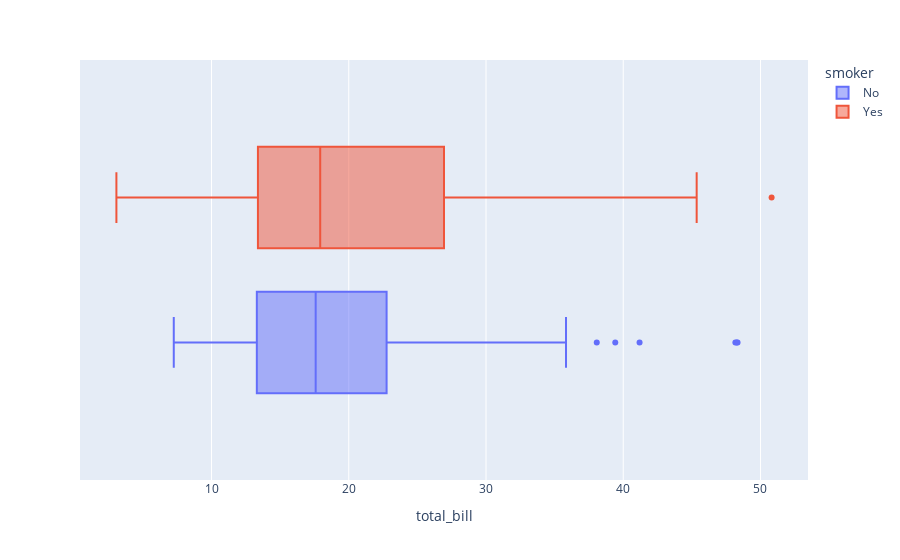

The notebook cell this image was saved under:
### Code cell
px.box(tips,'total_bill', color = 'smoker')

### Figure 1 — Plotly figure (JSON) as saved in the notebook; plotly's stock layout.template omitted (floating-point values rounded to 4 significant figures; data arrays with more than 128 entries replaced by an {"elided": "..."} marker saying what was removed)
{"data": [{"alignmentgroup": "True", "hovertemplate": "smoker=No<br>total_bill=%{x}<extra></extra>", "legendgroup": "No", "marker": {"color": "#636efa"}, "name": "No", "notched": false, "offsetgroup": "No", "orientation": "h", "showlegend": true, "type": "box", "x": {"elided": "151 float values"}, "x0": " ", "xaxis": "x", "y0": " ", "yaxis": "y"}, {"alignmentgroup": "True", "hovertemplate": "smoker=Yes<br>total_bill=%{x}<extra></extra>", "legendgroup": "Yes", "marker": {"color": "#EF553B"}, "name": "Yes", "notched": false, "offsetgroup": "Yes", "orientation": "h", "showlegend": true, "type": "box", "x": [45.35, 44.3, 50.81, 43.11, 40.55, 38.73, 40.17, 38.01, 32.83, 34.63, 34.65, 32.9, 31.85, 30.46, 30.06, 32.68, 30.14, 28.97, 28.44, 27.18, 28.15, 26.86, 27.28, 26.59, 24.27, 24.01, 28.17, 25.21, 25.89, 22.67, 25.28, 22.12, 23.1, 22.42, 21.01, 23.33, 20.9, 20.29, 23.17, 20.53, 19.44, 20.49, 17.89, 19.81, 17.92, 18.71, 18.15, 18.29, 17.51, 15.69, 16, 16.4, 16.27, 15.36, 15.48, 16.47, 15.01, 16.82, 15.69, 15.81, 16.58, 15.53, 14.48, 15.38, 16.32, 13.42, 13.81, 12.9, 12.6, 13.51, 13, 13, 13.27, 12.74, 12.03, 12.76, 14.31, 11.59, 12.16, 13.42, 11.24, 11.02, 10.59, 11.35, 10.63, 10.34, 10.09, 8.58, 7.74, 9.6, 5.75, 7.25, 3.07], "x0": " ", "xaxis": "x", "y0": " ", "yaxis": "y"}], "layout": {"boxmode": "group", "legend": {"title": {"text": "smoker"}, "tracegroupgap": 0}, "margin": {"t": 60}, "xaxis": {"anchor": "y", "domain": [0, 1], "title": {"text": "total_bill"}}, "yaxis": {"anchor": "x", "domain": [0, 1]}}}
